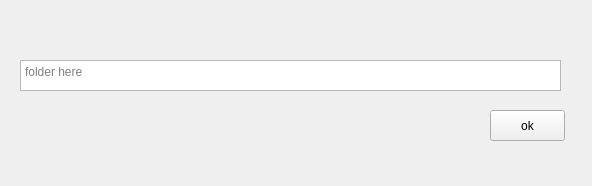
<?xml version="1.0" encoding="UTF-8"?>
<ui version="4.0">
 <class>Form</class>
 <widget class="QWidget" name="Form">
  <property name="geometry">
   <rect>
    <x>0</x>
    <y>0</y>
    <width>592</width>
    <height>186</height>
   </rect>
  </property>
  <property name="windowTitle">
   <string>M2R_ui</string>
  </property>
  <widget class="QPushButton" name="pushButton">
   <property name="geometry">
    <rect>
     <x>490</x>
     <y>110</y>
     <width>75</width>
     <height>31</height>
    </rect>
   </property>
   <property name="text">
    <string>ok</string>
   </property>
  </widget>
  <widget class="QTextEdit" name="textEdit">
   <property name="geometry">
    <rect>
     <x>20</x>
     <y>60</y>
     <width>541</width>
     <height>31</height>
    </rect>
   </property>
   <property name="placeholderText">
    <string>folder here</string>
   </property>
  </widget>
 </widget>
 <resources/>
 <connections/>
</ui>
